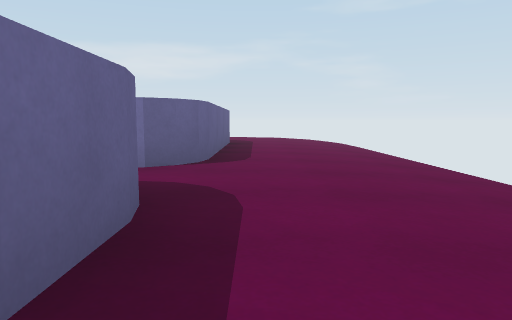
[1] (above)

22 first-person views from a walk through a scene from a Unity 3-D project. The camera is 0.42 m above the floor, tilts 6° down and sees 70° across. The floor is counted in squares, 1 m on a side. Each view is taken from the middle of a square. On the plan, view 1 faces up. The plan holds only what a view shows up to about 9 squares ahead; the rest is blank. The place goes on beyond the plan. Surface patterns are stand-ins for the level's own textures.

[2]
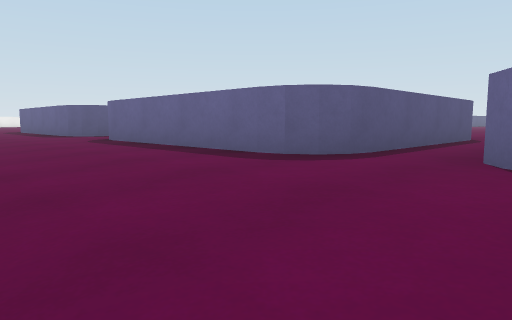

[3]
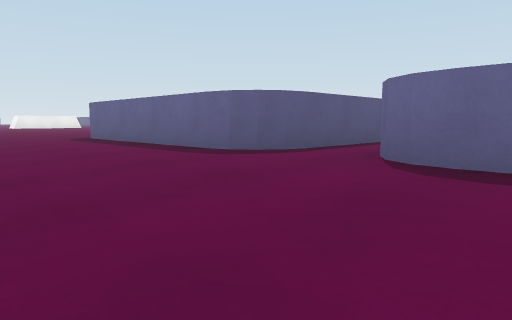

[4]
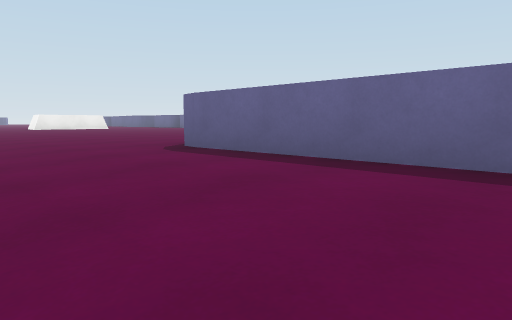

[5]
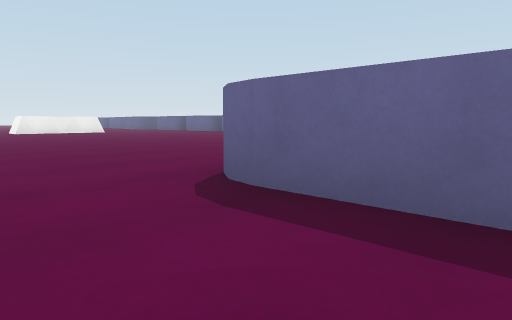

[6]
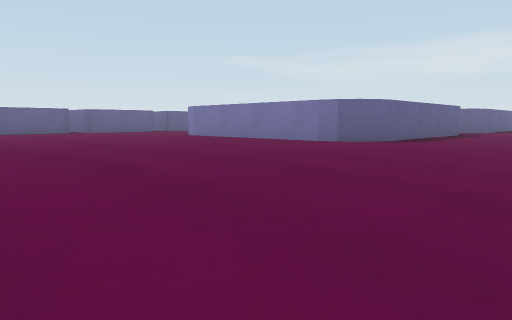

[7]
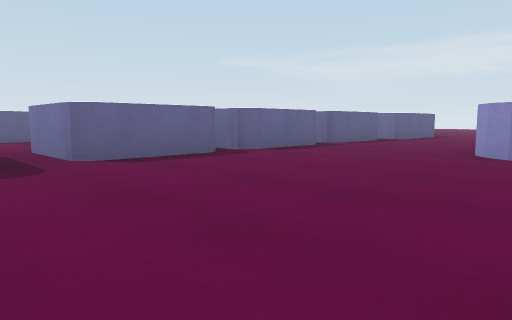

[8]
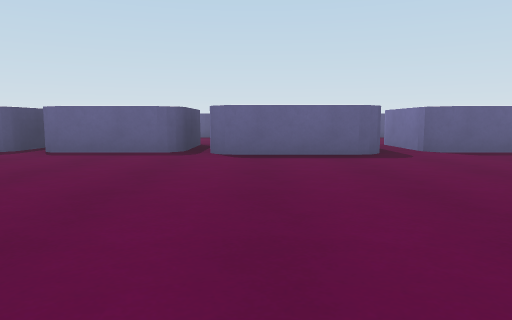

[9]
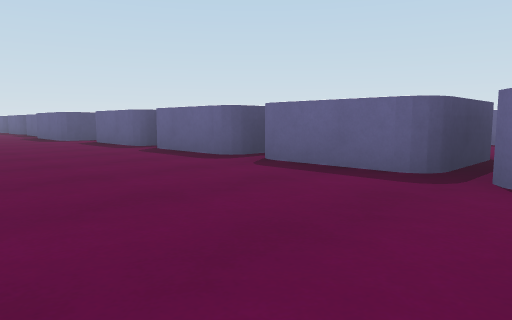

[10]
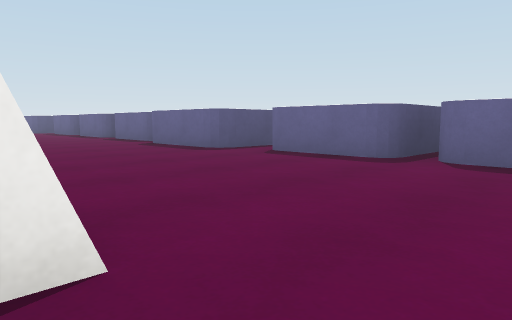

[11]
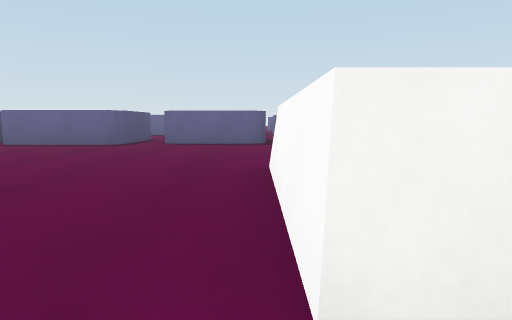

[12]
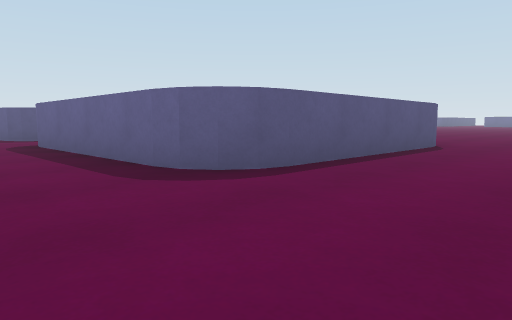

[13]
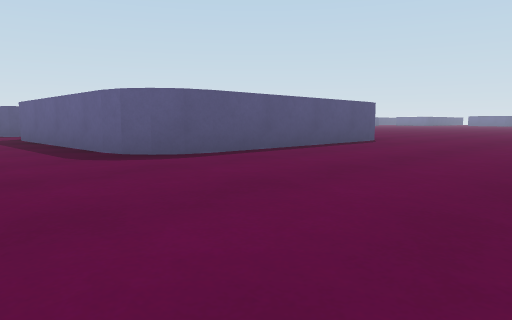

[14]
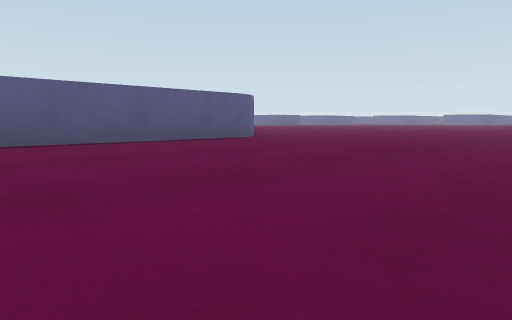

[15]
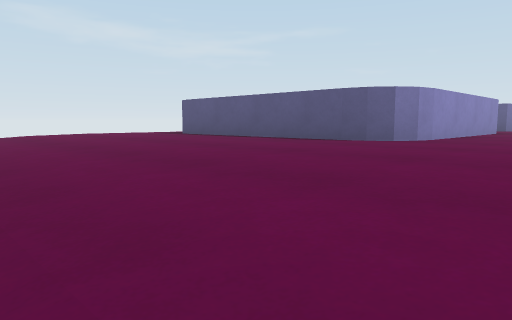

[16]
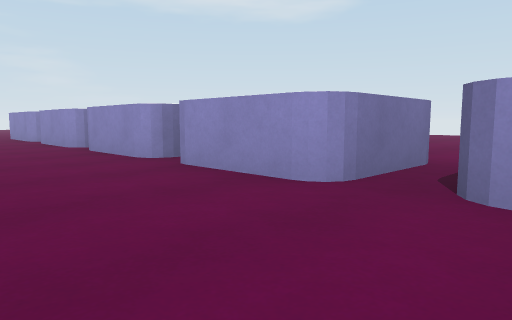

[17]
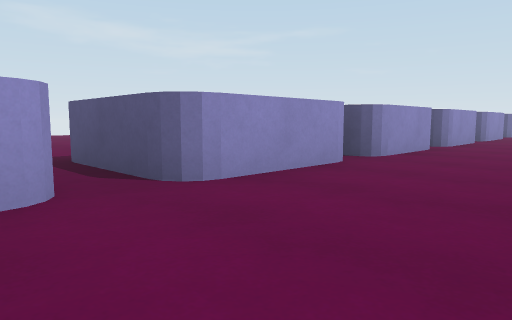

[18]
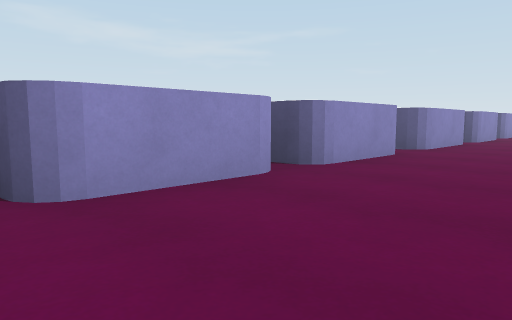

[19]
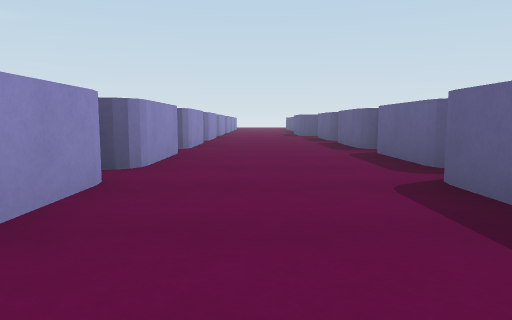

[20]
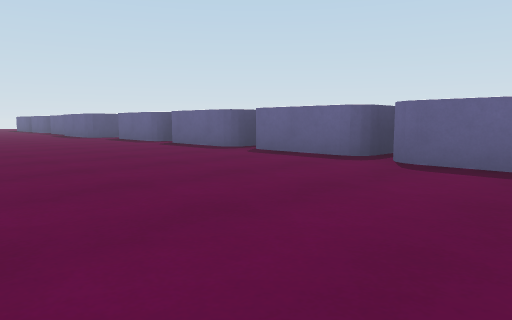

[21]
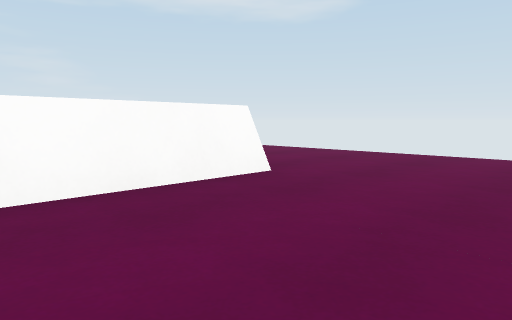

[22]
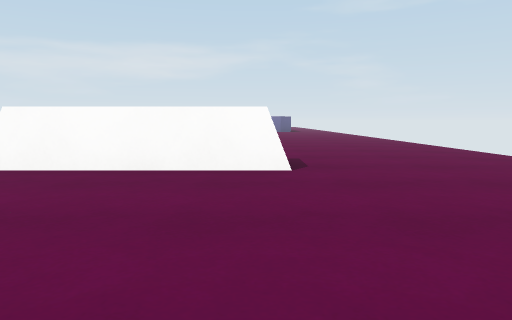

### Floor plan
Key: @ floor where view 1 was taken; # wall or solid block; x gap in a wall; . main floor; - floor 0.05 m lower than the main floor; / step, stairs or slope; ^ raised ledge.
Columns run from 13 left of view 1 to 2 right of it. Each row starts with its distance up from view 1.
 12       ///////
 11     ///////////
 10   ............-
  9   ............-/
  8     ....^^^^^.-/
  7      ...^   ^.-/
  6       ..^   ^.-/
  5        .^   ^.-/
  4         ^   ^.-/
  3         .^^^..-/
  2         ^^^^^.-/
  1             ^.-/
  0             ^@-
 -1             ^.-/
 -2             ^.-/
 -3    ^      ....-/
 -4    ^ ^..  ^^^.-/
 -5   .###..    ^.-/
 -6   .###..    ^.-/
 -7   .. #..^   ^.-/
 -8   .###..^^^^^.-
 -9   .###........-
-10  ..###........-/
-11 #..###........-/
-12  .............-/
-13  ..###........-/
-14  ..###........-
-15   .###........-/
-16   .###...  ...-/
-17  ..###...  ...-/
-18  ..###.... ...-
-19  ..###...###..-
-20  ..###...###..-
-21   .###........-
-22   ..x........
-23  ..###.... .
-24 #..###....
-25 #...##....
-26 #..###....
-27 #..###...

Where each view was taken, in squares from view 1:
view 1: 0 up, 0 right, facing up
view 2: 4 up, 2 right, facing down-left
view 3: 1 down, 2 right, facing down-left
view 4: 4 down, 2 right, facing down-left
view 5: 6 down, 1 right, facing down-left
view 6: 13 down, 2 right, facing up-left
view 7: 13 down, 4 left, facing up-left
view 8: 14 down, 3 left, facing left
view 9: 14 down, 5 left, facing down-left
view 10: 18 down, 4 left, facing down-left
view 11: 20 down, 1 left, facing left
view 12: 10 up, 1 right, facing down-left
view 13: 11 up, 1 right, facing down-left
view 14: 12 up, 1 left, facing down-left
view 15: 12 up, 7 left, facing down-right
view 16: 13 down, 12 left, facing up-right
view 17: 11 down, 12 left, facing down-right
view 18: 17 down, 12 left, facing down-right
view 19: 22 down, 11 left, facing down
view 20: 23 down, 4 left, facing down-left
view 21: 22 down, 4 left, facing up-right
view 22: 23 down, 2 left, facing up
